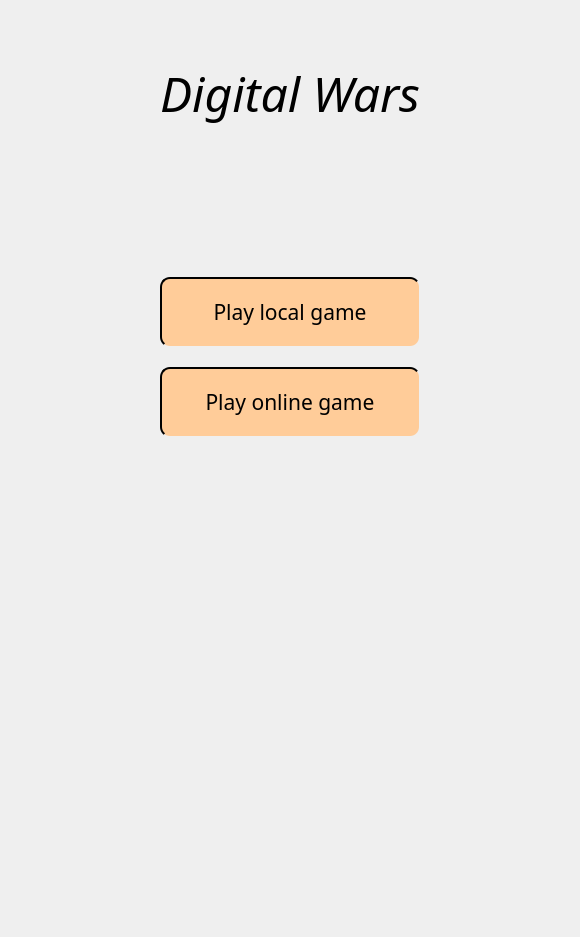
      <widget class="QWidget" name="MainMenuPage">
       <property name="styleSheet">
        <string notr="true">QWidget#MainMenuPage {
	border-image: url(./MainMenuImage.png)
}</string>
       </property>
       <layout class="QGridLayout" name="MainMenuLayout" rowstretch="0,0,0,0,0,0,0,0">
        <property name="leftMargin">
         <number>0</number>
        </property>
        <property name="topMargin">
         <number>0</number>
        </property>
        <property name="rightMargin">
         <number>0</number>
        </property>
        <property name="bottomMargin">
         <number>0</number>
        </property>
        <property name="spacing">
         <number>0</number>
        </property>
        <item row="4" column="1">
         <widget class="QPushButton" name="PlayLocalGameButton">
          <property name="minimumSize">
           <size>
            <width>0</width>
            <height>70</height>
           </size>
          </property>
          <property name="font">
           <font>
            <family>Bauhaus 93</family>
            <pointsize>16</pointsize>
            <weight>50</weight>
            <bold>false</bold>
           </font>
          </property>
          <property name="layoutDirection">
           <enum>Qt::LeftToRight</enum>
          </property>
          <property name="autoFillBackground">
           <bool>false</bool>
          </property>
          <property name="styleSheet">
           <string notr="true">QPushButton {
	background-color: #FFCC99;
	border-style: outset;
	border-width: 2px;
	border-radius: 10px;
}
QPushButton:hover {
	background-color: #FFA64D;
	border-style: outset;
	border-width: 2px;
	border-radius: 10px;
}</string>
          </property>
          <property name="text">
           <string>Play local game</string>
          </property>
         </widget>
        </item>
        <item row="2" column="1">
         <spacer name="verticalSpacer_2">
          <property name="orientation">
           <enum>Qt::Vertical</enum>
          </property>
          <property name="sizeType">
           <enum>QSizePolicy::Preferred</enum>
          </property>
          <property name="sizeHint" stdset="0">
           <size>
            <width>20</width>
            <height>150</height>
           </size>
          </property>
         </spacer>
        </item>
        <item row="6" column="1">
         <widget class="QPushButton" name="PlayOnlineGameButton">
          <property name="minimumSize">
           <size>
            <width>0</width>
            <height>70</height>
           </size>
          </property>
          <property name="font">
           <font>
            <family>Bauhaus 93</family>
            <pointsize>16</pointsize>
           </font>
          </property>
          <property name="styleSheet">
           <string notr="true">QPushButton {
	background-color: #FFCC99;
	border-style: outset;
	border-width: 2px;
	border-radius: 10px;
}
QPushButton:hover {
	background-color: #FFA64D;
	border-style: outset;
	border-width: 2px;
	border-radius: 10px;
}</string>
          </property>
          <property name="text">
           <string>Play online game</string>
          </property>
         </widget>
        </item>
        <item row="7" column="1">
         <spacer name="verticalSpacer">
          <property name="orientation">
           <enum>Qt::Vertical</enum>
          </property>
          <property name="sizeType">
           <enum>QSizePolicy::Preferred</enum>
          </property>
          <property name="sizeHint" stdset="0">
           <size>
            <width>20</width>
            <height>500</height>
           </size>
          </property>
         </spacer>
        </item>
        <item row="1" column="1">
         <widget class="QLabel" name="label">
          <property name="font">
           <font>
            <family>Bauhaus 93</family>
            <pointsize>36</pointsize>
            <weight>50</weight>
            <italic>true</italic>
            <bold>false</bold>
           </font>
          </property>
          <property name="layoutDirection">
           <enum>Qt::LeftToRight</enum>
          </property>
          <property name="text">
           <string>Digital Wars</string>
          </property>
          <property name="alignment">
           <set>Qt::AlignCenter</set>
          </property>
         </widget>
        </item>
        <item row="6" column="0">
         <spacer name="horizontalSpacer">
          <property name="orientation">
           <enum>Qt::Horizontal</enum>
          </property>
          <property name="sizeType">
           <enum>QSizePolicy::Preferred</enum>
          </property>
          <property name="sizeHint" stdset="0">
           <size>
            <width>160</width>
            <height>10</height>
           </size>
          </property>
         </spacer>
        </item>
        <item row="6" column="2">
         <spacer name="horizontalSpacer_2">
          <property name="orientation">
           <enum>Qt::Horizontal</enum>
          </property>
          <property name="sizeType">
           <enum>QSizePolicy::Preferred</enum>
          </property>
          <property name="sizeHint" stdset="0">
           <size>
            <width>160</width>
            <height>10</height>
           </size>
          </property>
         </spacer>
        </item>
        <item row="5" column="1">
         <spacer name="verticalSpacer_3">
          <property name="orientation">
           <enum>Qt::Vertical</enum>
          </property>
          <property name="sizeType">
           <enum>QSizePolicy::Minimum</enum>
          </property>
          <property name="sizeHint" stdset="0">
           <size>
            <width>20</width>
            <height>20</height>
           </size>
          </property>
         </spacer>
        </item>
        <item row="0" column="1">
         <spacer name="verticalSpacer_4">
          <property name="orientation">
           <enum>Qt::Vertical</enum>
          </property>
          <property name="sizeType">
           <enum>QSizePolicy::Preferred</enum>
          </property>
          <property name="sizeHint" stdset="0">
           <size>
            <width>20</width>
            <height>60</height>
           </size>
          </property>
         </spacer>
        </item>
       </layout>
      </widget>
